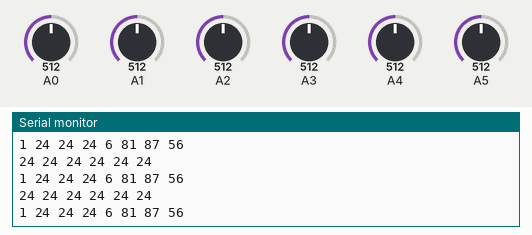
Bench run of a sketch on a simulated Arduino Uno, built with avr-gcc and run on an emulated ATmega328P. On the bench: the last lines printed to the serial monitor. The inputs (shaded band) are chosen by the test bench; at power-on: A0 = 512, A2 = 512, A3 = 512, A1 = 512, A4 = 512, A5 = 512.

Above: at 4.2 s.
4.3 s: A0 set to 648
At 5.0 s:
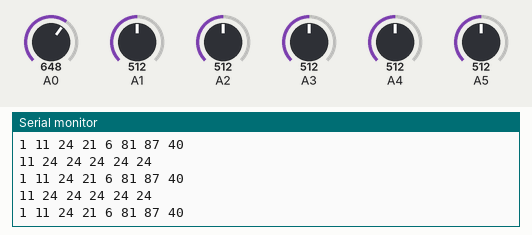
7.3 s: A0 set to 674
At 8.3 s:
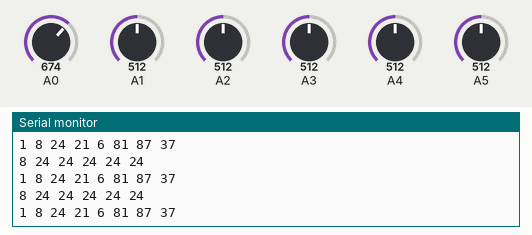
8.8 s: A2 set to 649
At 9.8 s:
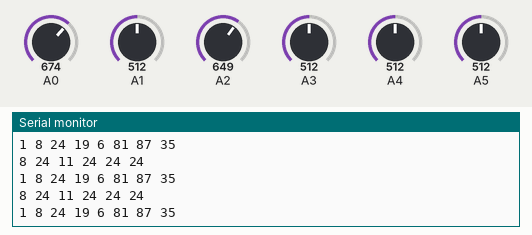
10.3 s: A2 set to 674
At 10.9 s:
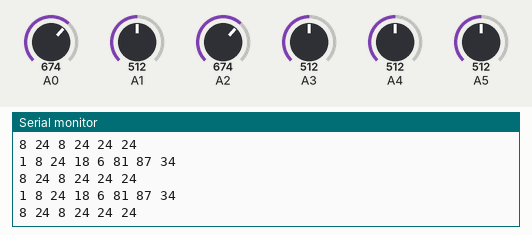
13.3 s: A3 set to 647
At 14.3 s:
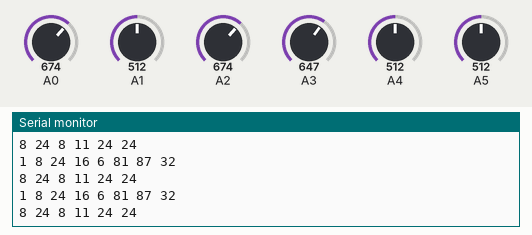
14.8 s: A3 set to 671
At 15.9 s:
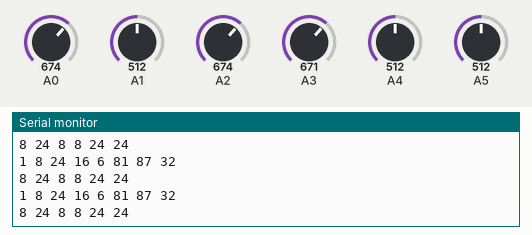
Timing chart, 0 to 17.3 s (numbered marks = the images above; inputs shaded):
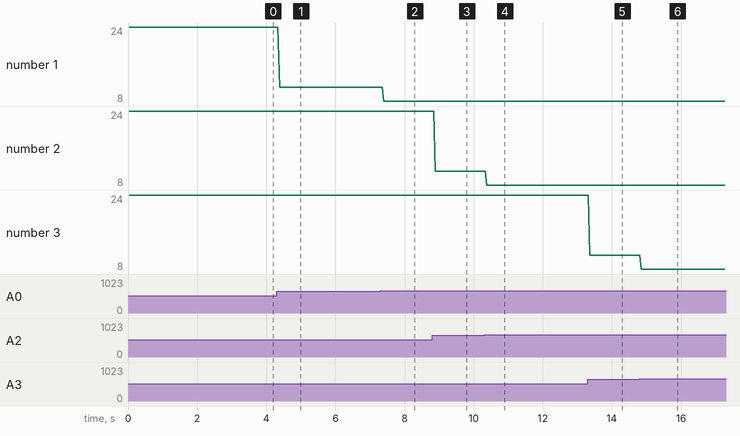

Measured:
- the behaviour switches between 660 and 661 on A2 (found by bisection; images 3 and 4)
- after the input at 4.3 s, the serial monitor: prints a new line after 0.08 s (image 1)
- after the input at 7.3 s, the serial monitor: prints a new line after 0.10 s (image 2)
- after the input at 8.8 s, the serial monitor: prints a new line after 0.09 s (image 3)
- after the input at 10.3 s, the serial monitor: prints a new line after 0.07 s (image 4)
- after the input at 13.3 s, the serial monitor: prints a new line after 0.06 s (image 5)
- after the input at 14.8 s, the serial monitor: prints a new line after 0.05 s (image 6)
- plotted number 1: 24 → 11 after the input at 4.3 s, 11 → 8 after the input at 7.3 s

The sketch:

Thermistor_Module.ino
```cpp
// (licence header left out)
#include <mcp_can.h>
#include <SPI.h>

#define T0 A0         // Pin,to which the voltage divider is connected
#define T1 A1
#define T2 A2
#define T3 A3
#define T4 A4
#define T5 A5

#define nominal_resistance 10000       //Nominal resistance at 25⁰C
#define nominal_temeprature 25   // temperature for nominal resistance (almost always 25⁰ C)
#define samplingrate 5    // Number of samples
#define beta 3380  // The beta coefficient or the B value of the thermistor (usually 3000-4000) check the datasheet for the accurate value.
#define Rref 10000   //Value of  resistor used for the voltage divider
int samples = 0;   //array to store the samples

const int SPI_CS_PIN = 10;
MCP_CAN CAN(SPI_CS_PIN);
void setup() {
  Serial.begin(9600);   //initialize serial communication at a baud rate of 9600
  START_INIT:

    if(CAN_OK == CAN.begin(CAN_500KBPS))                   // init can bus : baudrate = 500k
    {
        Serial.println("CAN BUS Shield init ok!");
    }
    else
    {
        Serial.println("CAN BUS Shield init fail");
        Serial.println("Init CAN BUS Shield again");
        delay(100);
        goto START_INIT;
    }
}

int maxVal,minVal,avg,sum;
uint8_t temp[8];
uint8_t check;

void loop() {
  gettemparr();
  minmax();
  avgtemp();
  calcchecksum();
  uint8_t msg1[8] ={0x01,minVal,maxVal,avg,0x06,0x51,0x57,check};
  uint8_t msg2[8];
  uint8_t msg3[8] ={0xF3, 0x00, 0x81, 0xF3, 0x01, 0x40, 0x1E, 0x90};

  CAN.sendMsgBuf(0x1839f381,1,8,msg1);
  for(int i=0;i<8;i++){
    Serial.print(msg1[i], DEC);
    Serial.print(" ");
    }
    Serial.println("");

  for(int i=0;i<6;i++){
    msg2[0] = 0x00;
    msg2[1] = 0x51+i;
    msg2[2] = temp[i];
    msg2[3] = i;
    msg2[4] = minVal;
    msg2[5] = maxVal;
    msg2[6] = 0x57;
    msg2[7] = 0x51;
    CAN.sendMsgBuf(0x1838f381,1,8,msg2);
//  for(int i=0;i<8;i++){Serial.print(msg2[i], DEC);Serial.print(" ");}Serial.println("");
    }
    CAN.sendMsgBuf(0x18EEFF81, 1, 8, msg3);

}

void calcchecksum(){
  check = 0x01+minVal+maxVal+avg+0x06+0x51+0x57+0x39+0x08;
  }

void avgtemp(){

  for (int i = 0; i <7; i++) {
    sum=sum+temp[i];
    }
    avg = sum/6;
    sum = 0;
  }

void minmax(){
      maxVal=temp[0];
      minVal=temp[0];
     for (int i = 0; i < 6; i++) {
      if (temp[i] > maxVal) {
         maxVal = temp[i];
      }
      if (temp[i] < minVal) {
         minVal = temp[i];
      }
   }

  }


void gettemparr(){
  temp[0]=gettemp(T0);
  temp[1]=gettemp(T1);
  temp[2]=gettemp(T2);
  temp[3]=gettemp(T3);
  temp[4]=gettemp(T4);
  temp[5]=gettemp(T5);
    for(int i=0;i<6;i++){
    Serial.print(temp[i], DEC);
    Serial.print(" ");
    }
    Serial.println("");
  }


uint8_t gettemp(unsigned int pin){
  uint8_t i;
  float average;
  samples = 0;
  // take voltage readings from the voltage divider
  for (i = 0; i < samplingrate; i++) {
    samples += analogRead(pin);
    delay(1);
  }
  average = 0;
  average = samples / samplingrate;
  // Calculate NTC resistance
  average = 1023 / average - 1;
  average = Rref / average;
  float temperature;
  temperature = average / nominal_resistance;     // (R/Ro)
  temperature = log(temperature);                  // ln(R/Ro)
  temperature /= beta;                   // 1/B * ln(R/Ro)
  temperature += 1.0 / (nominal_temeprature + 273.15); // + (1/To)
  temperature = 1.0 / temperature;                 // Invert
  temperature -= 273.15;                         // convert absolute temp to C
  return temperature;
  }
```
